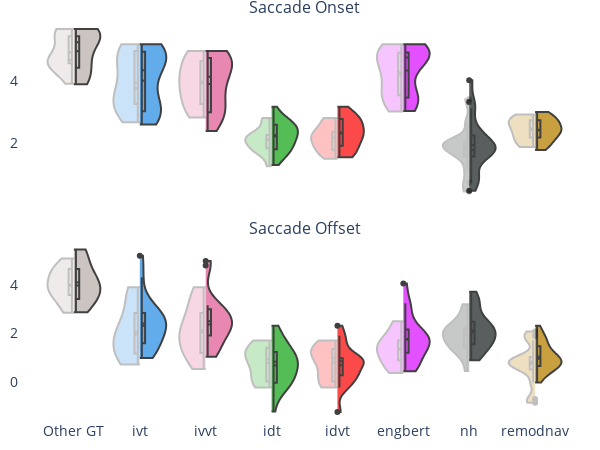

Notebook cell for this chart:
### Markdown cell above
### (3) Final Figure - save to file
Displaying only the $d'$ distributions for saccade onsets & offsets in the same figure, to avoid showing too many subplots

### Code cell
W, H = 600, 450

discriminability_figure = make_subplots(
    rows=2, cols=1, shared_xaxes=True, subplot_titles=['Saccade Onset', 'Saccade Offset'], vertical_spacing=0.1
)

# copy onset d-prime violins into new figure
for tr in onset_distribution_figure.data:
    if tr['scalegroup'] != 'd_prime':
        # ignore non d-prime violins
        continue
    new_tr = copy.deepcopy(tr)
    new_tr['width'] = 0.8   # make violins wider so there's less space between them
    discriminability_figure.add_trace(trace=new_tr, row=1, col=1)

# copy offset d-prime violins into new figure
for tr in offset_distribution_figure.data:
    if tr['scalegroup'] != 'd_prime':
        # ignore non d-prime violins
        continue
    new_tr = copy.deepcopy(tr)
    new_tr['width'] = 0.8   # make violins wider so there's less space between them
    discriminability_figure.add_trace(trace=new_tr, row=2, col=1)

discriminability_figure.update_layout(
    title=None,
    width=W, height=H,
    paper_bgcolor='rgba(0, 0, 0, 0)', plot_bgcolor='rgba(0, 0, 0, 0)',
    yaxis=dict(showgrid=False, zeroline=False, showline=False, tickfont=dict(size=14)),
    yaxis2=dict(showgrid=False, zeroline=False, showline=False, tickfont=dict(size=14)),
    xaxis2=dict(showgrid=False, tickfont=dict(size=14), tickangle=0),
    margin=dict(l=10, r=10, b=10, t=20, pad=0),
)
# discriminability_figure.layout.annotations = []   # remove subtitles


save_fig(discriminability_figure, FIG_ID, 'right', 'saccade-discriminability', IS_SUPP)
discriminability_figure

### Figure 1 — Plotly figure (JSON) as saved in the notebook; plotly's stock layout.template omitted (floating-point values rounded to 4 significant figures)
{"data": [{"box": {"visible": true}, "fillcolor": "#bab0ac", "legendgroup": "Other GT", "line": {"color": "black"}, "meanline": {"visible": true}, "name": "RA, Other GT", "opacity": 0.75, "scalegroup": "d_prime", "showlegend": false, "side": "positive", "spanmode": "hard", "width": 0.8, "x0": "Other GT", "xaxis": "x", "y": [5.459, 3.909, 4.63, 5.456, 4.443, 5.697, 5.697, 4.669, 3.978, 5.697, 5.461, 4.106, 5.457, 5.092], "yaxis": "y", "type": "violin"}, {"box": {"visible": true}, "fillcolor": "#2E91E5", "legendgroup": "ivt", "line": {"color": "black"}, "meanline": {"visible": true}, "name": "RA, ivt", "opacity": 0.75, "scalegroup": "d_prime", "showlegend": false, "side": "positive", "spanmode": "hard", "width": 0.8, "x0": "ivt", "xaxis": "x", "y": [4.935, 3.028, 4.983, 5.047, 2.93, 3.051, 4.475, 4.992, 4.312, 2.859, 3.648, 4.986, 5.203, 3.647, 3.105, 4.501, 4.425, 2.608, 4.93, 2.891], "yaxis": "y", "type": "violin"}, {"box": {"visible": true}, "fillcolor": "#E15F99", "legendgroup": "ivvt", "line": {"color": "black"}, "meanline": {"visible": true}, "name": "RA, ivvt", "opacity": 0.75, "scalegroup": "d_prime", "showlegend": false, "side": "positive", "spanmode": "hard", "width": 0.8, "x0": "ivvt", "xaxis": "x", "y": [4.935, 3.028, 4.794, 4.797, 2.783, 2.933, 4.108, 4.367, 4.804, 2.992, 3.596, 4.659, 4.984, 3.545, 2.9, 4.209, 4.22, 2.401, 4.722, 3.633], "yaxis": "y", "type": "violin"}, {"box": {"visible": true}, "fillcolor": "#1CA71C", "legendgroup": "idt", "line": {"color": "black"}, "meanline": {"visible": true}, "name": "RA, idt", "opacity": 0.75, "scalegroup": "d_prime", "showlegend": false, "side": "positive", "spanmode": "hard", "width": 0.8, "x0": "idt", "xaxis": "x", "y": [3.188, 1.788, 2.609, 2.681, 2.64, 2.275, 2.536, 1.836, 2.31, 2.068, 2.808, 2.595, 2.424, 2.249, 1.639, 2.131, 1.301, 1.683, 2.09, 1.707], "yaxis": "y", "type": "violin"}, {"box": {"visible": true}, "fillcolor": "#FB0D0D", "legendgroup": "idvt", "line": {"color": "black"}, "meanline": {"visible": true}, "name": "RA, idvt", "opacity": 0.75, "scalegroup": "d_prime", "showlegend": false, "side": "positive", "spanmode": "hard", "width": 0.8, "x0": "idvt", "xaxis": "x", "y": [3.188, 1.788, 2.776, 2.681, 2.814, 2.365, 2.799, 2.141, 2.463, 2.068, 2.808, 2.993, 2.34, 2.249, 1.639, 2.361, 1.552, 1.638, 2.09, 1.707], "yaxis": "y", "type": "violin"}, {"box": {"visible": true}, "fillcolor": "#DA16FF", "legendgroup": "engbert", "line": {"color": "black"}, "meanline": {"visible": true}, "name": "RA, engbert", "opacity": 0.75, "scalegroup": "d_prime", "showlegend": false, "side": "positive", "spanmode": "hard", "width": 0.8, "x0": "engbert", "xaxis": "x", "y": [4.99, 4.902, 4.983, 4.882, 5.205, 4.632, 3.342, 4.889, 4.804, 3.642, 3.501, 5.204, 4.757, 5.046, 3.467, 3.397, 3.242, 3.045, 4.881, 4.327], "yaxis": "y", "type": "violin"}, {"box": {"visible": true}, "fillcolor": "#222A2A", "legendgroup": "nh", "line": {"color": "black"}, "meanline": {"visible": true}, "name": "RA, nh", "opacity": 0.75, "scalegroup": "d_prime", "showlegend": false, "side": "positive", "spanmode": "hard", "width": 0.8, "x0": "nh", "xaxis": "x", "y": [1.793, 2.033, 1.002, 1.777, 1.456, 1.728, 0.9255, 2.173, 3.339, 4.045, 1.735, 1.693, 1.962, 1.765, 3.146, 2.215, 0.4712, 2.301, 0.7461, 2.66], "yaxis": "y", "type": "violin"}, {"box": {"visible": true}, "fillcolor": "#B68100", "legendgroup": "remodnav", "line": {"color": "black"}, "meanline": {"visible": true}, "name": "RA, remodnav", "opacity": 0.75, "scalegroup": "d_prime", "showlegend": false, "side": "positive", "spanmode": "hard", "width": 0.8, "x0": "remodnav", "xaxis": "x", "y": [2.899, 1.788, 2.632, 3.016, 2.806, 2.387, 2.219, 2.285, 2.463, 1.954, 2.473, 2.395, 1.937, 2.808, 2.368, 2.932, 1.956, 2.158, 2.621, 2.684], "yaxis": "y", "type": "violin"}, {"box": {"visible": true}, "fillcolor": "#bab0ac", "legendgroup": "Other GT", "line": {"color": "black"}, "meanline": {"visible": true}, "name": "MN, Other GT", "opacity": 0.25, "scalegroup": "d_prime", "showlegend": false, "side": "negative", "spanmode": "hard", "width": 0.8, "x0": "Other GT", "xaxis": "x", "y": [4.594, 5.467, 4.63, 4.708, 4.358, 5.697, 5.697, 5.457, 4.639, 5.697, 4.519, 3.928, 4.683, 5.092], "yaxis": "y", "type": "violin"}, {"box": {"visible": true}, "fillcolor": "#2E91E5", "legendgroup": "ivt", "line": {"color": "black"}, "meanline": {"visible": true}, "name": "MN, ivt", "opacity": 0.25, "scalegroup": "d_prime", "showlegend": false, "side": "negative", "spanmode": "hard", "width": 0.8, "x0": "ivt", "xaxis": "x", "y": [4.989, 3.277, 3.051, 3.534, 3.725, 4.986, 5.203, 3.849, 3.273, 4.501, 4.444, 2.688, 4.984, 2.891], "yaxis": "y", "type": "violin"}, {"box": {"visible": true}, "fillcolor": "#E15F99", "legendgroup": "ivvt", "line": {"color": "black"}, "meanline": {"visible": true}, "name": "MN, ivvt", "opacity": 0.25, "scalegroup": "d_prime", "showlegend": false, "side": "negative", "spanmode": "hard", "width": 0.8, "x0": "ivvt", "xaxis": "x", "y": [4.989, 3.277, 2.933, 4.12, 3.638, 4.659, 4.984, 3.862, 3.1, 4.209, 4.234, 2.84, 4.757, 3.633], "yaxis": "y", "type": "violin"}, {"box": {"visible": true}, "fillcolor": "#1CA71C", "legendgroup": "idt", "line": {"color": "black"}, "meanline": {"visible": true}, "name": "MN, idt", "opacity": 0.25, "scalegroup": "d_prime", "showlegend": false, "side": "negative", "spanmode": "hard", "width": 0.8, "x0": "idt", "xaxis": "x", "y": [2.793, 1.887, 2.275, 2.492, 2.133, 2.01, 2.262, 2.825, 1.689, 2.131, 1.258, 1.845, 2.191, 1.707], "yaxis": "y", "type": "violin"}, {"box": {"visible": true}, "fillcolor": "#FB0D0D", "legendgroup": "idvt", "line": {"color": "black"}, "meanline": {"visible": true}, "name": "MN, idvt", "opacity": 0.25, "scalegroup": "d_prime", "showlegend": false, "side": "negative", "spanmode": "hard", "width": 0.8, "x0": "idvt", "xaxis": "x", "y": [2.793, 1.887, 2.365, 2.749, 2.133, 2.264, 2.191, 2.825, 1.689, 2.361, 1.501, 1.795, 2.191, 1.707], "yaxis": "y", "type": "violin"}, {"box": {"visible": true}, "fillcolor": "#DA16FF", "legendgroup": "engbert", "line": {"color": "black"}, "meanline": {"visible": true}, "name": "MN, engbert", "opacity": 0.25, "scalegroup": "d_prime", "showlegend": false, "side": "negative", "spanmode": "hard", "width": 0.8, "x0": "engbert", "xaxis": "x", "y": [5.05, 4.858, 3.582, 3.029, 3.561, 5.204, 4.757, 4.986, 3.999, 3.397, 3.283, 4.281, 4.929, 4.327], "yaxis": "y", "type": "violin"}, {"box": {"visible": true}, "fillcolor": "#222A2A", "legendgroup": "nh", "line": {"color": "black"}, "meanline": {"visible": true}, "name": "MN, nh", "opacity": 0.25, "scalegroup": "d_prime", "showlegend": false, "side": "negative", "spanmode": "hard", "width": 0.8, "x0": "nh", "xaxis": "x", "y": [2.006, 1.723, 1.856, 1.157, 2.026, 2.038, 1.962, 1.581, 3.429, 2.077, 0.4481, 1.701, 0.7311, 2.66], "yaxis": "y", "type": "violin"}, {"box": {"visible": true}, "fillcolor": "#B68100", "legendgroup": "remodnav", "line": {"color": "black"}, "meanline": {"visible": true}, "name": "MN, remodnav", "opacity": 0.25, "scalegroup": "d_prime", "showlegend": false, "side": "negative", "spanmode": "hard", "width": 0.8, "x0": "remodnav", "xaxis": "x", "y": [2.849, 1.887, 2.261, 2.193, 2.745, 2.509, 1.937, 2.849, 2.45, 2.932, 1.923, 2.247, 2.692, 2.684], "yaxis": "y", "type": "violin"}, {"box": {"visible": true}, "fillcolor": "#bab0ac", "legendgroup": "Other GT", "line": {"color": "black"}, "meanline": {"visible": true}, "name": "RA, Other GT", "opacity": 0.75, "scalegroup": "d_prime", "showlegend": false, "side": "positive", "spanmode": "hard", "width": 0.8, "x0": "Other GT", "xaxis": "x2", "y": [3.862, 3.408, 3.417, 2.873, 5.457, 4.097, 3.769, 4.343, 3.725, 4.659, 4.271, 3.043, 5.457, 5.092], "yaxis": "y2", "type": "violin"}, {"box": {"visible": true}, "fillcolor": "#2E91E5", "legendgroup": "ivt", "line": {"color": "black"}, "meanline": {"visible": true}, "name": "RA, ivt", "opacity": 0.75, "scalegroup": "d_prime", "showlegend": false, "side": "positive", "spanmode": "hard", "width": 0.8, "x0": "ivt", "xaxis": "x2", "y": [3.164, 2.662, 2.811, 2.002, 2.609, 1.375, 1.668, 2.31, 4.312, 2.859, 2.266, 2.09, 5.203, 3.181, 2.335, 0.9874, 1.203, 1.223, 2.328, 1.517], "yaxis": "y2", "type": "violin"}, {"box": {"visible": true}, "fillcolor": "#E15F99", "legendgroup": "ivvt", "line": {"color": "black"}, "meanline": {"visible": true}, "name": "RA, ivvt", "opacity": 0.75, "scalegroup": "d_prime", "showlegend": false, "side": "positive", "spanmode": "hard", "width": 0.8, "x0": "ivvt", "xaxis": "x2", "y": [3.164, 2.662, 3.003, 2.221, 2.625, 1.401, 1.867, 2.159, 4.804, 2.992, 2.637, 2.129, 4.984, 3.073, 2.406, 1.268, 1.306, 1.037, 2.321, 1.956], "yaxis": "y2", "type": "violin"}, {"box": {"visible": true}, "fillcolor": "#1CA71C", "legendgroup": "idt", "line": {"color": "black"}, "meanline": {"visible": true}, "name": "RA, idt", "opacity": 0.75, "scalegroup": "d_prime", "showlegend": false, "side": "positive", "spanmode": "hard", "width": 0.8, "x0": "idt", "xaxis": "x2", "y": [0.8813, -0.2309, 0.8944, 0.9177, -0.04057, 0.878, 0.3338, 1.076, 2.31, 1.9, 0.3516, -0.05692, -1.221, -0.04321, 1.416, 0.7817, 0.5687, 1.384, -0.2009, 1.707], "yaxis": "y2", "type": "violin"}, {"box": {"visible": true}, "fillcolor": "#FB0D0D", "legendgroup": "idvt", "line": {"color": "black"}, "meanline": {"visible": true}, "name": "RA, idvt", "opacity": 0.75, "scalegroup": "d_prime", "showlegend": false, "side": "positive", "spanmode": "hard", "width": 0.8, "x0": "idvt", "xaxis": "x2", "y": [0.8813, -0.2309, 0.8944, 0.9177, 0.2666, 0.8403, 0.3103, 1.038, 2.31, 1.9, 0.3516, 0.2759, -1.243, -0.04321, 1.416, 0.9075, 0.526, 0.8613, -0.2009, 1.707], "yaxis": "y2", "type": "violin"}, {"box": {"visible": true}, "fillcolor": "#DA16FF", "legendgroup": "engbert", "line": {"color": "black"}, "meanline": {"visible": true}, "name": "RA, engbert", "opacity": 0.75, "scalegroup": "d_prime", "showlegend": false, "side": "positive", "spanmode": "hard", "width": 0.8, "x0": "engbert", "xaxis": "x2", "y": [1.778, 3.118, 2.177, 0.5939, 1.228, 1.706, 1.943, 1.791, 4.054, 3.246, 0.6815, 1.174, 2.634, 2.148, 1.507, 0.611, 0.4353, 1.412, 1.851, 1.239], "yaxis": "y2", "type": "violin"}, {"box": {"visible": true}, "fillcolor": "#222A2A", "legendgroup": "nh", "line": {"color": "black"}, "meanline": {"visible": true}, "name": "RA, nh", "opacity": 0.75, "scalegroup": "d_prime", "showlegend": false, "side": "positive", "spanmode": "hard", "width": 0.8, "x0": "nh", "xaxis": "x2", "y": [2.202, 2.464, 1.002, 1.777, 1.456, 2.259, 1.421, 1.855, 3.721, 3.248, 1.846, 2.284, 3.412, 2.488, 1.897, 3.12, 0.8915, 2.301, 1.307, 1.655], "yaxis": "y2", "type": "violin"}, {"box": {"visible": true}, "fillcolor": "#B68100", "legendgroup": "remodnav", "line": {"color": "black"}, "meanline": {"visible": true}, "name": "RA, remodnav", "opacity": 0.75, "scalegroup": "d_prime", "showlegend": false, "side": "positive", "spanmode": "hard", "width": 0.8, "x0": "remodnav", "xaxis": "x2", "y": [0.8142, 1.788, 1.43, 0.9384, 0.6824, 0.2764, 1.021, 0.6027, 2.31, 1.517, 0.5694, 1.021, 1.937, 0.9941, 0.9699, -0.02735, 0.6869, 0.6274, 0.8522, 1.711], "yaxis": "y2", "type": "violin"}, {"box": {"visible": true}, "fillcolor": "#bab0ac", "legendgroup": "Other GT", "line": {"color": "black"}, "meanline": {"visible": true}, "name": "MN, Other GT", "opacity": 0.25, "scalegroup": "d_prime", "showlegend": false, "side": "negative", "spanmode": "hard", "width": 0.8, "x0": "Other GT", "xaxis": "x2", "y": [3.797, 3.582, 3.417, 2.849, 4.683, 4.097, 3.769, 4.429, 3.838, 4.659, 4.166, 2.959, 4.683, 5.092], "yaxis": "y2", "type": "violin"}, {"box": {"visible": true}, "fillcolor": "#2E91E5", "legendgroup": "ivt", "line": {"color": "black"}, "meanline": {"visible": true}, "name": "MN, ivt", "opacity": 0.25, "scalegroup": "d_prime", "showlegend": false, "side": "negative", "spanmode": "hard", "width": 0.8, "x0": "ivt", "xaxis": "x2", "y": [3.904, 2.843, 1.165, 1.441, 2.324, 1.865, 3.796, 3.545, 2.044, 0.7756, 0.8797, 0.7112, 2.149, 1.517], "yaxis": "y2", "type": "violin"}, {"box": {"visible": true}, "fillcolor": "#E15F99", "legendgroup": "ivvt", "line": {"color": "black"}, "meanline": {"visible": true}, "name": "MN, ivvt", "opacity": 0.25, "scalegroup": "d_prime", "showlegend": false, "side": "negative", "spanmode": "hard", "width": 0.8, "x0": "ivvt", "xaxis": "x2", "y": [3.904, 2.843, 1.195, 1.602, 2.68, 1.904, 3.609, 3.485, 2.163, 1.078, 0.9898, 0.5316, 2.135, 1.956], "yaxis": "y2", "type": "violin"}, {"box": {"visible": true}, "fillcolor": "#1CA71C", "legendgroup": "idt", "line": {"color": "black"}, "meanline": {"visible": true}, "name": "MN, idt", "opacity": 0.25, "scalegroup": "d_prime", "showlegend": false, "side": "negative", "spanmode": "hard", "width": 0.8, "x0": "idt", "xaxis": "x2", "y": [0.01249, -0.2305, 1.405, 1.444, 0.5857, 0.9384, -0.1927, -0.02745, 1.689, 1.079, 0.9332, 1.141, 0.3765, 1.707], "yaxis": "y2", "type": "violin"}, {"box": {"visible": true}, "fillcolor": "#FB0D0D", "legendgroup": "idvt", "line": {"color": "black"}, "meanline": {"visible": true}, "name": "MN, idvt", "opacity": 0.25, "scalegroup": "d_prime", "showlegend": false, "side": "negative", "spanmode": "hard", "width": 0.8, "x0": "idvt", "xaxis": "x2", "y": [0.01249, -0.2305, 1.356, 1.409, 0.5857, 1.064, -0.2162, -0.02745, 1.689, 1.184, 0.8873, 1.244, 0.3765, 1.707], "yaxis": "y2", "type": "violin"}, {"box": {"visible": true}, "fillcolor": "#DA16FF", "legendgroup": "engbert", "line": {"color": "black"}, "meanline": {"visible": true}, "name": "MN, engbert", "opacity": 0.25, "scalegroup": "d_prime", "showlegend": false, "side": "negative", "spanmode": "hard", "width": 0.8, "x0": "engbert", "xaxis": "x2", "y": [1.605, 2.398, 1.49, 1.594, 0.6566, 1.174, 2.496, 1.976, 1.206, 0.3674, 0.4017, 0.896, 1.702, 0.9891], "yaxis": "y2", "type": "violin"}, {"box": {"visible": true}, "fillcolor": "#222A2A", "legendgroup": "nh", "line": {"color": "black"}, "meanline": {"visible": true}, "name": "MN, nh", "opacity": 0.25, "scalegroup": "d_prime", "showlegend": false, "side": "negative", "spanmode": "hard", "width": 0.8, "x0": "nh", "xaxis": "x2", "y": [2.282, 2.214, 1.728, 1.663, 1.804, 2.159, 3.201, 2.159, 1.425, 2.884, 0.4481, 2.144, 1.29, 1.252], "yaxis": "y2", "type": "violin"}, {"box": {"visible": true}, "fillcolor": "#B68100", "legendgroup": "remodnav", "line": {"color": "black"}, "meanline": {"visible": true}, "name": "MN, remodnav", "opacity": 0.25, "scalegroup": "d_prime", "showlegend": false, "side": "negative", "spanmode": "hard", "width": 0.8, "x0": "remodnav", "xaxis": "x2", "y": [1.012, 1.887, -0.8579, 0.5087, 0.5505, 1.021, 2.076, 0.8327, 0.8259, -0.02735, 0.6638, -0.7052, 0.8319, 1.711], "yaxis": "y2", "type": "violin"}], "layout": {"xaxis": {"anchor": "y", "domain": [0.0, 1.0], "matches": "x2", "showticklabels": false}, "yaxis": {"anchor": "x", "domain": [0.55, 1.0], "tickfont": {"size": 14}, "showgrid": false, "zeroline": false, "showline": false}, "xaxis2": {"anchor": "y2", "domain": [0.0, 1.0], "tickfont": {"size": 14}, "showgrid": false, "tickangle": 0}, "yaxis2": {"anchor": "x2", "domain": [0.0, 0.45], "tickfont": {"size": 14}, "showgrid": false, "zeroline": false, "showline": false}, "annotations": [{"font": {"size": 16}, "showarrow": false, "text": "Saccade Onset", "x": 0.5, "xanchor": "center", "xref": "paper", "y": 1.0, "yanchor": "bottom", "yref": "paper"}, {"font": {"size": 16}, "showarrow": false, "text": "Saccade Offset", "x": 0.5, "xanchor": "center", "xref": "paper", "y": 0.45, "yanchor": "bottom", "yref": "paper"}], "margin": {"l": 10, "r": 10, "b": 10, "t": 20, "pad": 0}, "title": {}, "width": 600, "height": 450, "paper_bgcolor": "rgba(0, 0, 0, 0)", "plot_bgcolor": "rgba(0, 0, 0, 0)"}}
